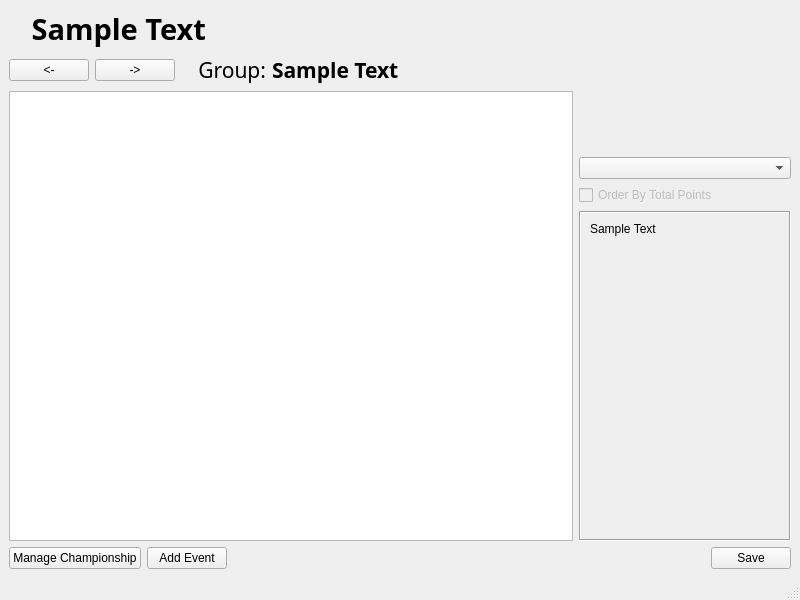
<?xml version="1.0" encoding="UTF-8"?>
<ui version="4.0">
 <class>ChampionshipWindow</class>
 <widget class="QMainWindow" name="ChampionshipWindow">
  <property name="geometry">
   <rect>
    <x>0</x>
    <y>0</y>
    <width>800</width>
    <height>600</height>
   </rect>
  </property>
  <property name="windowTitle">
   <string>Championship Manager</string>
  </property>
  <widget class="QWidget" name="centralwidget">
   <layout class="QGridLayout" name="gridLayout_2">
    <item row="0" column="0">
     <layout class="QGridLayout" name="gridLayout" columnstretch="8,3">
      <item row="9" column="0" colspan="2">
       <layout class="QHBoxLayout" name="horizontalLayout">
        <item>
         <widget class="QPushButton" name="manageButton">
          <property name="text">
           <string>Manage Championship</string>
          </property>
         </widget>
        </item>
        <item>
         <widget class="QPushButton" name="addEventButton">
          <property name="text">
           <string>Add Event</string>
          </property>
         </widget>
        </item>
        <item>
         <spacer name="horizontalSpacer">
          <property name="orientation">
           <enum>Qt::Horizontal</enum>
          </property>
          <property name="sizeHint" stdset="0">
           <size>
            <width>40</width>
            <height>20</height>
           </size>
          </property>
         </spacer>
        </item>
        <item>
         <widget class="QPushButton" name="saveButton">
          <property name="text">
           <string>Save</string>
          </property>
         </widget>
        </item>
       </layout>
      </item>
      <item row="8" column="1">
       <layout class="QVBoxLayout" name="verticalLayout" stretch="1,1,0,5">
        <item>
         <spacer name="verticalSpacer_2">
          <property name="orientation">
           <enum>Qt::Vertical</enum>
          </property>
          <property name="sizeHint" stdset="0">
           <size>
            <width>20</width>
            <height>40</height>
           </size>
          </property>
         </spacer>
        </item>
        <item>
         <widget class="QComboBox" name="eventsComboBox"/>
        </item>
        <item>
         <widget class="QCheckBox" name="reorderCheck">
          <property name="enabled">
           <bool>false</bool>
          </property>
          <property name="text">
           <string>Order By Total Points</string>
          </property>
         </widget>
        </item>
        <item>
         <widget class="QScrollArea" name="scrollArea">
          <property name="frameShape">
           <enum>QFrame::Box</enum>
          </property>
          <property name="frameShadow">
           <enum>QFrame::Sunken</enum>
          </property>
          <property name="sizeAdjustPolicy">
           <enum>QAbstractScrollArea::AdjustToContents</enum>
          </property>
          <property name="widgetResizable">
           <bool>true</bool>
          </property>
          <widget class="QWidget" name="scrollAreaWidgetContents">
           <property name="geometry">
            <rect>
             <x>0</x>
             <y>0</y>
             <width>205</width>
             <height>297</height>
            </rect>
           </property>
           <layout class="QGridLayout" name="gridLayout_3">
            <item row="0" column="0">
             <widget class="QLabel" name="descriptionLabel">
              <property name="text">
               <string>Sample Text</string>
              </property>
              <property name="alignment">
               <set>Qt::AlignLeading|Qt::AlignLeft|Qt::AlignTop</set>
              </property>
              <property name="wordWrap">
               <bool>true</bool>
              </property>
             </widget>
            </item>
           </layout>
          </widget>
         </widget>
        </item>
       </layout>
      </item>
      <item row="8" column="0">
       <widget class="QTableWidget" name="resultsTable">
        <property name="enabled">
         <bool>true</bool>
        </property>
        <property name="font">
         <font>
          <pointsize>15</pointsize>
         </font>
        </property>
        <property name="horizontalScrollBarPolicy">
         <enum>Qt::ScrollBarAsNeeded</enum>
        </property>
        <property name="sizeAdjustPolicy">
         <enum>QAbstractScrollArea::AdjustToContents</enum>
        </property>
        <property name="editTriggers">
         <set>QAbstractItemView::NoEditTriggers</set>
        </property>
        <attribute name="verticalHeaderVisible">
         <bool>false</bool>
        </attribute>
       </widget>
      </item>
      <item row="0" column="0" colspan="2">
       <widget class="QLabel" name="championshipNameLabel">
        <property name="sizePolicy">
         <sizepolicy hsizetype="Preferred" vsizetype="Preferred">
          <horstretch>0</horstretch>
          <verstretch>0</verstretch>
         </sizepolicy>
        </property>
        <property name="sizeIncrement">
         <size>
          <width>0</width>
          <height>0</height>
         </size>
        </property>
        <property name="font">
         <font>
          <family>Yu Mincho</family>
          <pointsize>22</pointsize>
          <bold>true</bold>
          <kerning>true</kerning>
         </font>
        </property>
        <property name="frameShape">
         <enum>QFrame::NoFrame</enum>
        </property>
        <property name="frameShadow">
         <enum>QFrame::Plain</enum>
        </property>
        <property name="text">
         <string>   Sample Text</string>
        </property>
        <property name="margin">
         <number>0</number>
        </property>
       </widget>
      </item>
      <item row="3" column="0" rowspan="2" colspan="2">
       <layout class="QHBoxLayout" name="horizontalLayout_2" stretch="0,0,0,0,1">
        <item>
         <widget class="QPushButton" name="prevGroupButton">
          <property name="text">
           <string>&lt;-</string>
          </property>
         </widget>
        </item>
        <item>
         <widget class="QPushButton" name="nextGroupButton">
          <property name="text">
           <string>-&gt;</string>
          </property>
         </widget>
        </item>
        <item>
         <widget class="QLabel" name="staticClassLabel">
          <property name="font">
           <font>
            <family>Yu Mincho</family>
            <pointsize>16</pointsize>
           </font>
          </property>
          <property name="text">
           <string>   Group:</string>
          </property>
          <property name="alignment">
           <set>Qt::AlignRight|Qt::AlignTrailing|Qt::AlignVCenter</set>
          </property>
         </widget>
        </item>
        <item>
         <widget class="QLabel" name="classLabel">
          <property name="enabled">
           <bool>true</bool>
          </property>
          <property name="font">
           <font>
            <family>Yu Mincho</family>
            <pointsize>16</pointsize>
            <bold>true</bold>
            <kerning>true</kerning>
           </font>
          </property>
          <property name="text">
           <string>Sample Text</string>
          </property>
         </widget>
        </item>
        <item>
         <spacer name="horizontalSpacer_3">
          <property name="orientation">
           <enum>Qt::Horizontal</enum>
          </property>
          <property name="sizeHint" stdset="0">
           <size>
            <width>40</width>
            <height>20</height>
           </size>
          </property>
         </spacer>
        </item>
       </layout>
      </item>
     </layout>
    </item>
   </layout>
  </widget>
  <widget class="QMenuBar" name="menubar">
   <property name="geometry">
    <rect>
     <x>0</x>
     <y>0</y>
     <width>800</width>
     <height>21</height>
    </rect>
   </property>
  </widget>
  <widget class="QStatusBar" name="statusbar"/>
 </widget>
 <resources/>
 <connections/>
</ui>
